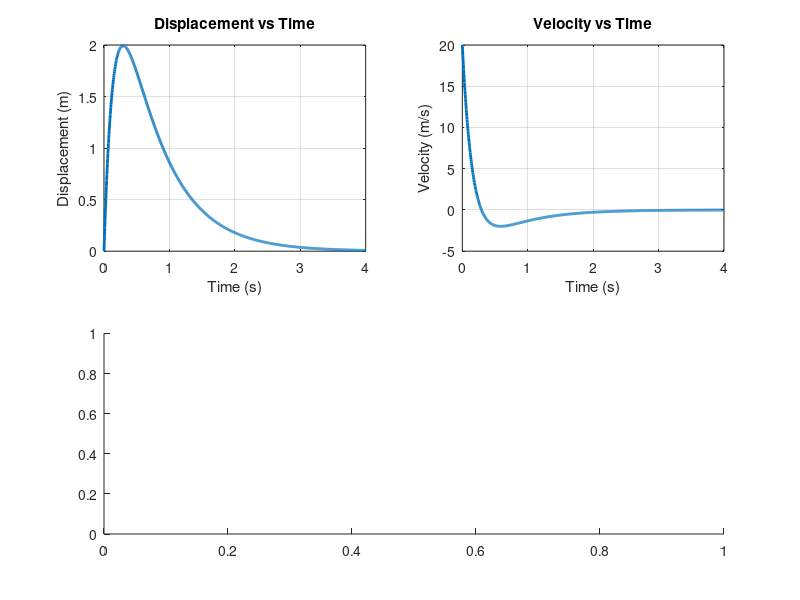

MATLAB code for this plot: (Note: this script raises an error after producing the figure.)
% Define time range
t = linspace(0, 4, 1000);  % Time from 0 to 4 seconds

% Define displacement and velocity functions
x = @(t) 4.219 * (exp(-1.58*t) - exp(-6.32*t));  % Displacement function
v = @(t) 26.67 * exp(-6.32*t) - 6.67 * exp(-1.58*t);  % Velocity function

% Create figure
figure('Position', [100, 100, 800, 600]);

% Plot displacement
subplot(2,2,1)
plot(t, x(t), 'LineWidth', 2)  % Displacement plot
title('Displacement vs Time')
xlabel('Time (s)')
ylabel('Displacement (m)')
grid on

% Plot velocity
subplot(2,2,2)
plot(t, v(t), 'LineWidth', 2)  % Velocity plot
title('Velocity vs Time')
xlabel('Time (s)')
ylabel('Velocity (m/s)')
grid on

% Plot both displacement and velocity
subplot(2,1,2)
yyaxis left
plot(t, x(t), 'LineWidth', 2)  % Displacement on left y-axis
ylabel('Displacement (m)')
yyaxis right
plot(t, v(t), 'LineWidth', 2)  % Velocity on right y-axis
ylabel('Velocity (m/s)')
title('Displacement and Velocity vs Time')
xlabel('Time (s)')
grid on

% Adjust layout
set(gcf, 'Color', 'w');  % Set background color
set(findall(gcf,'-property','FontSize'),'FontSize', 12)  % Set font size

% Save figure as high-quality image
print('-dpng', '-r300', 'railroad_bumper_plots.png')  % Save the figure
